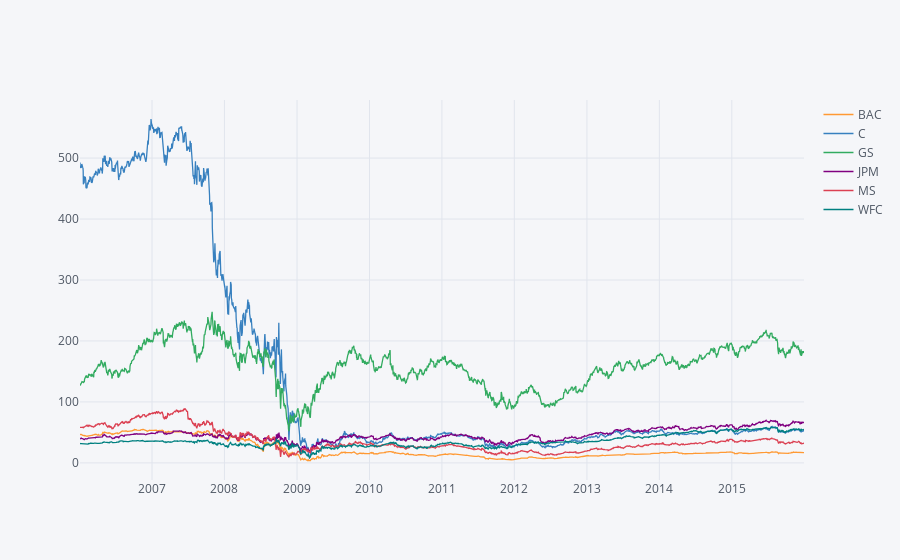

Notebook code cell kept with this figure:
### Markdown cell above
** Create a line plot showing Close price for each bank for the entire index of time. (Hint: Try using a for loop, or use [.xs](http://pandas.pydata.org/pandas-docs/stable/generated/pandas.DataFrame.xs.html) to get a cross section of the data.)**

### Code cell
bank_stocks.xs(key='Close',axis=1,level='Stock Info').iplot()

### Figure 1 — Plotly figure (JSON) as saved in the notebook; plotly's stock layout.template omitted (floating-point values rounded to 4 significant figures; data arrays with more than 128 entries replaced by an {"elided": "..."} marker saying what was removed)
{"data": [{"line": {"color": "rgba(255, 153, 51, 1.0)", "dash": "solid", "shape": "linear", "width": 1.3}, "mode": "lines", "name": "BAC", "text": "", "type": "scatter", "uid": "49ace8e2-8836-11e9-8f94-00266ccb5167", "x": {"elided": "2517 str values"}, "y": {"elided": "2517 float values"}}, {"line": {"color": "rgba(55, 128, 191, 1.0)", "dash": "solid", "shape": "linear", "width": 1.3}, "mode": "lines", "name": "C", "text": "", "type": "scatter", "uid": "49ace8e3-8836-11e9-b137-00266ccb5167", "x": {"elided": "2517 str values"}, "y": {"elided": "2517 float values"}}, {"line": {"color": "rgba(50, 171, 96, 1.0)", "dash": "solid", "shape": "linear", "width": 1.3}, "mode": "lines", "name": "GS", "text": "", "type": "scatter", "uid": "49ace8e4-8836-11e9-815a-00266ccb5167", "x": {"elided": "2517 str values"}, "y": {"elided": "2517 float values"}}, {"line": {"color": "rgba(128, 0, 128, 1.0)", "dash": "solid", "shape": "linear", "width": 1.3}, "mode": "lines", "name": "JPM", "text": "", "type": "scatter", "uid": "49ace8e5-8836-11e9-87af-00266ccb5167", "x": {"elided": "2517 str values"}, "y": {"elided": "2517 float values"}}, {"line": {"color": "rgba(219, 64, 82, 1.0)", "dash": "solid", "shape": "linear", "width": 1.3}, "mode": "lines", "name": "MS", "text": "", "type": "scatter", "uid": "49ace8e6-8836-11e9-b8a5-00266ccb5167", "x": {"elided": "2517 str values"}, "y": {"elided": "2517 float values"}}, {"line": {"color": "rgba(0, 128, 128, 1.0)", "dash": "solid", "shape": "linear", "width": 1.3}, "mode": "lines", "name": "WFC", "text": "", "type": "scatter", "uid": "49ace8e7-8836-11e9-ab60-00266ccb5167", "x": {"elided": "2517 str values"}, "y": {"elided": "2517 float values"}}], "layout": {"legend": {"bgcolor": "#F5F6F9", "font": {"color": "#4D5663"}}, "paper_bgcolor": "#F5F6F9", "plot_bgcolor": "#F5F6F9", "titlefont": {"color": "#4D5663"}, "xaxis": {"gridcolor": "#E1E5ED", "showgrid": true, "tickfont": {"color": "#4D5663"}, "title": "", "titlefont": {"color": "#4D5663"}, "zerolinecolor": "#E1E5ED"}, "yaxis": {"gridcolor": "#E1E5ED", "showgrid": true, "tickfont": {"color": "#4D5663"}, "title": "", "titlefont": {"color": "#4D5663"}, "zerolinecolor": "#E1E5ED"}}}
